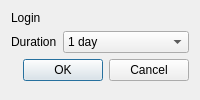
<?xml version="1.0" encoding="UTF-8"?>
<ui version="4.0">
  <class>BanUserDialog</class>
  <widget class="QDialog" name="BanUserDialog">
    <property name="windowTitle">
      <string>Ban user</string>
    </property>
    <layout class="QFormLayout" name="fieldsLayout">
      <item row="0" column="0">
        <widget class="QLabel" name="loginLabel">
          <property name="text">
            <string>Login</string>
          </property>
        </widget>
      </item>
      <item row="0" column="1">
        <widget class="QLabel" name="userLogin">
          <property name="text">
            <string/>
          </property>
          <property name="textFormat">
            <enum>Qt::PlainText</enum>
          </property>
          <property name="wordWrap">
            <bool>true</bool>
          </property>
        </widget>
      </item>
      <item row="1" column="0">
        <widget class="QLabel" name="durationLabel">
          <property name="text">
            <string>Duration</string>
          </property>
          <property name="buddy">
            <cstring>banPeriod</cstring>
          </property>
        </widget>
      </item>
      <item row="1" column="1">
        <widget class="QComboBox" name="banPeriod">
          <item>
            <property name="text">
              <string>1 day</string>
            </property>
          </item>
          <item>
            <property name="text">
              <string>10 days</string>
            </property>
          </item>
          <item>
            <property name="text">
              <string>1 month</string>
            </property>
          </item>
          <item>
            <property name="text">
              <string>1 year</string>
            </property>
          </item>
          <item>
            <property name="text">
              <string>Forever</string>
            </property>
          </item>
        </widget>
      </item>
      <item row="2" column="0" colspan="2">
        <widget class="QDialogButtonBox" name="buttonBox">
          <property name="standardButtons">
            <set>QDialogButtonBox::Cancel|QDialogButtonBox::Ok</set>
          </property>
        </widget>
      </item>
    </layout>
  </widget>
  <resources/>
  <connections>
    <connection>
      <sender>buttonBox</sender>
      <signal>accepted()</signal>
      <receiver>BanUserDialog</receiver>
      <slot>accept()</slot>
    </connection>
    <connection>
      <sender>buttonBox</sender>
      <signal>rejected()</signal>
      <receiver>BanUserDialog</receiver>
      <slot>reject()</slot>
    </connection>
  </connections>
</ui>
